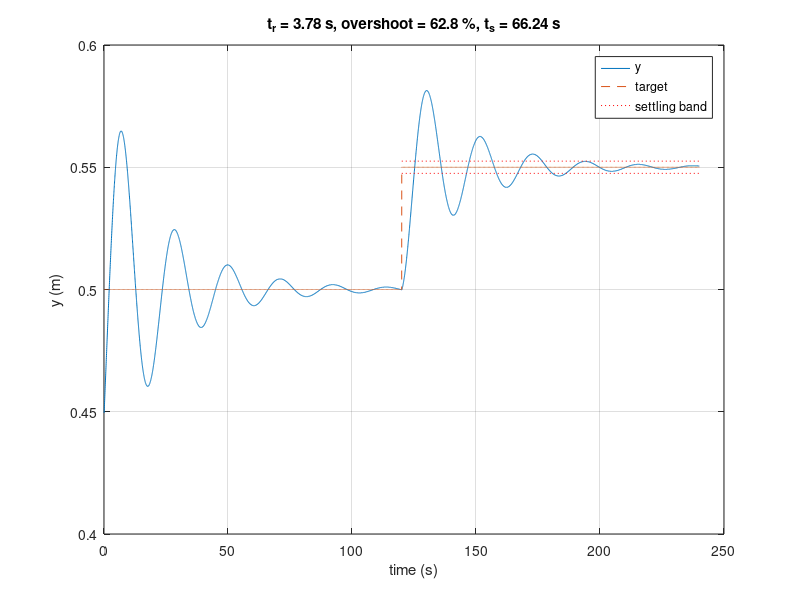

Source code (MATLAB):
% response_metrics.m
% Computes performance measures of a run from robot_log.csv:
%   - IAE (integral of the absolute error) for each half of the run;
%   - peak-to-peak amplitude and period of any oscillation in the last
%     10 s of each half (i.e. the behaviour the response converges to);
%   - rise time, overshoot and settling time of the step at t = 30 s,
%     only when the robot had settled before the step.
% It also plots the response.

win  = 10;      % window at the end of each half used to measure oscillation (s)
band = 0.05;    % settling band: +/-5 % of the step size

d = dlmread('robot_log.csv', ',', 1, 0);   % time,target,y,error,steer
t = d(:,1);  r = d(:,2);  y = d(:,3);  e = d(:,4);

% Locate the set-point step: first sample where the target changes
k0 = find(diff(r) ~= 0, 1) + 1;
if isempty(k0)
  error('No set-point step found in robot_log.csv');
end
t_step = t(k0);  r_old = r(k0-1);  r_new = r(k0);  dr = r_new - r_old;
tol = band * abs(dr);                      % settling tolerance (m)

halves = {1:k0-1, k0:numel(t)};
names  = {'Before the step', 'After the step '};
pp = zeros(1,2);

fprintf('\n%-16s %10s %12s %12s %12s\n', '', 'IAE (m.s)', 'p-p (m)', 'period (s)', 'mean err (m)');
for h = 1:2
  k  = halves{h};
  th = t(k);  yh = y(k);  eh = e(k);
  iae = trapz(th, abs(eh));

  % Oscillation in the last 'win' seconds of this half
  w  = th >= th(end) - win;
  yw = yh(w);  tw = th(w);
  pp(h) = max(yw) - min(yw);
  me = mean(eh(w));

  if pp(h) < 2*tol
    per = NaN;                             % no significant oscillation
  else
    s  = sign(yw - mean(yw));
    ic = find(s(1:end-1) .* s(2:end) < 0); % mean crossings
    if numel(ic) >= 3
      per = 2 * mean(diff(tw(ic)));
    else
      per = Inf;                           % slower than the window
    end
  end
  fprintf('%-16s %10.3f %12.3f %12.2f %12.4f\n', names{h}, iae, pp(h), per, me);
end
fprintf('(period NaN: no oscillation; Inf: period longer than %d s)\n\n', win);

% Step-response measures, only if the robot had settled before the step
pre = t < t_step & t >= t_step - win;
settled_before = pp(1) < 2*tol && abs(mean(y(pre)) - r_old) < tol;

if ~settled_before
  fprintf('Step measures not computed: the robot had not settled before the step.\n');
  ttl = 'Not settled before the step';
else
  z  = (y(k0:end) - r_old) / dr;           % 0 = old set point, 1 = new
  tt = t(k0:end) - t_step;

  i10 = find(z >= 0.1, 1);  i90 = find(z >= 0.9, 1);
  if isempty(i10) || isempty(i90), tr = NaN; else, tr = tt(i90) - tt(i10); end

  os = max(0, max(z) - 1) * 100;

  out = find(abs(z - 1) > band);
  if isempty(out), ts = 0;
  elseif out(end) == numel(z), ts = NaN;   % never settled
  else, ts = tt(out(end) + 1); end

  fprintf('Rise time (10-90 %%): %.2f s\n', tr);
  fprintf('Overshoot:           %.1f %%\n', os);
  if isnan(ts)
    fprintf('Settling time:       did not settle within +/-%.0f %%\n', band*100);
  else
    fprintf('Settling time:       %.2f s\n', ts);
  end
  ttl = sprintf('t_r = %.2f s, overshoot = %.1f %%, t_s = %.2f s', tr, os, ts);
end

% Plot
figure;
hp = plot(t, y, t, r, '--'); hold on;
hb = plot([t_step t(end)], [r_new-tol r_new-tol], 'r:', ...
          [t_step t(end)], [r_new+tol r_new+tol], 'r:');
hold off;
xlabel('time (s)'); ylabel('y (m)'); grid on;
legend([hp(1) hp(2) hb(1)], 'y', 'target', 'settling band');
title(ttl);
